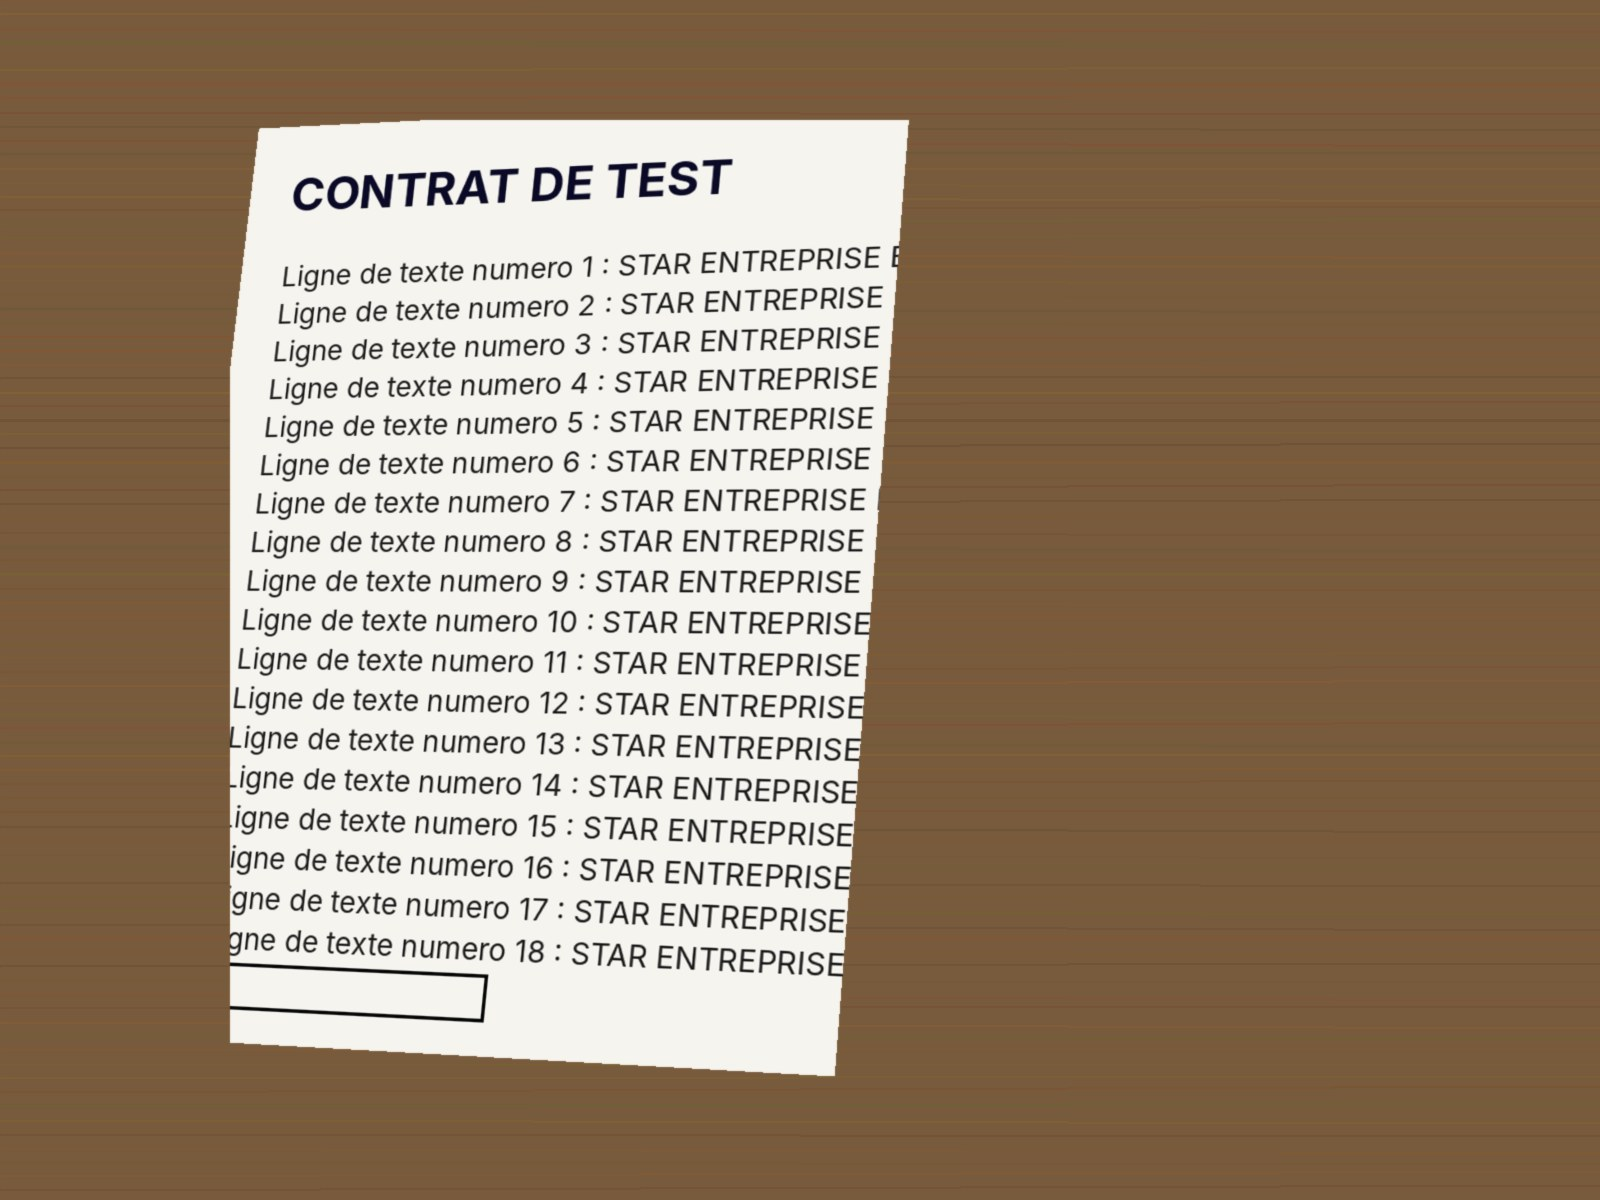

Write the Python code that produced this figure.
"""Fabrique une fausse photo de document (feuille A4 en perspective sur une table en bois) pour tester STAR Scanner."""
import os, random
from PIL import Image, ImageDraw, ImageFont, ImageFilter
random.seed(3)
W, H = 1600, 1200
bg = Image.new('RGB', (W, H), (120, 90, 60)); d = ImageDraw.Draw(bg)
for i in range(0, H, 14):
    d.line([(0, i), (W, i + random.randint(-6, 6))], fill=(110 + random.randint(0, 20), 82 + random.randint(0, 15), 54), width=3)
feuille = Image.new('RGB', (600, 850), (246, 244, 238)); fd = ImageDraw.Draw(feuille)
try:
    f = ImageFont.truetype('/usr/share/fonts/opentype/inter/Inter-Bold.otf', 44); g = ImageFont.truetype('/usr/share/fonts/opentype/inter/Inter-Regular.otf', 26)
except Exception:
    f = g = ImageFont.load_default()
fd.text((40, 40), 'CONTRAT DE TEST', font=f, fill=(10, 10, 40))
for i in range(18):
    fd.text((40, 130 + i * 36), 'Ligne de texte numero %d : STAR ENTREPRISE Brazzaville' % (i + 1), font=g, fill=(30, 30, 30))
fd.rectangle([40, 780, 300, 820], outline=(0, 0, 0), width=3)
coef = (1, 0.12, -30, 0.05, 1, -10, 0.00012, 0.00008)
page = feuille.transform((W, H), Image.PERSPECTIVE, coef, Image.BICUBIC)
masque = Image.new('L', feuille.size, 255).transform((W, H), Image.PERSPECTIVE, coef, Image.BICUBIC)
bg.paste(page, (230, 120), masque)
bg = bg.filter(ImageFilter.GaussianBlur(0.6))
bg.save(os.path.join(os.path.dirname(os.path.abspath(__file__)), 'photo-test.jpg'), quality=88)
print(bg.size)
